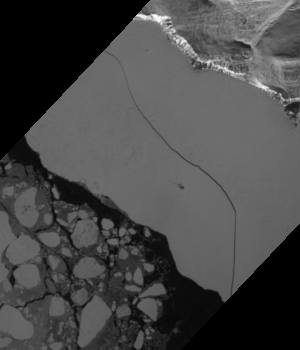
#> input picture 1-1.png, 300 x 350 px
$ jupyter execute Untitled.ipynb   (older library calls are emulated)
#> lines starting #> are read from the running program, lines starting #| are printed output that depends on the picture; after the words box and inside, x2 and y2 are one past the last pixel; in counts of white or black regions, pixels touching at a corner belong together
[cell 1]
import cv2
import itertools
import numpy as np
from matplotlib import pyplot as plt
import random


# 获取每个灰度值像素的个数和平均灰度值
def Hist(image):
    pixels = cv2.calcHist([image], [0], None, [256], [0, 256])
    average = np.mean(image)
    pixels = np.array(pixels)/image.size
    return pixels.T[0],average

#  解析多阈值基因串
# chromosome为m*8长度的二进制字符串
# 返回值为十进制阈值列表
def getThreshold(chromosome, m):
    threshold = [0, 256]
    for i in range(m):
        child_seed = chromosome[i*8:i*8+8]
        seedInt = int(child_seed,2)
        tmp = seedInt & 255
        if tmp != 0:
            threshold.append(tmp)
    threshold.sort()#将阈值从小到大排序
    return threshold

#适应度函数 Otsu全局算法
def fitness(population, p, average, threshold_num):
    Var = [0.0] * len(population)
    g_muT = 0.0
    for i in range(256):
        g_muT = g_muT + i * p[i]
    for i in range(len(population)):
        th = getThreshold(population[i], threshold_num)
        for j in range(len(th)-1):
            w = [0.0] * (len(th)-1)
            muT = [0.0] * (len(th)-1)
            mu = [0.0] * (len(th)-1)
            for k in range(th[j], th[j+1]):
                w[j] = w[j] + p[k]
                muT[j] = muT[j] +  + p[k] * k
            if w[j] > 0:
                mu[j] = muT[j] / w[j]
                Var[i] = Var[i] + w[j] * pow(mu[j] - g_muT, 2)
    return Var

#轮盘赌法选择下一代种群
def wheel_selection(population, Var,threshold_num):
    var = [0.0]*len(Var)
    s = 0.0
    next_seeds = ['']*len(population)
    sumV = sum(Var)
    max_var = max(Var)

    for i in range(len(Var)):# 最优良的性状永远被保留
        if Var[i] == max_var:
            next_seeds[0] = population[i]

    for i in range(len(Var)):
        var[i] = Var[i]/sumV

    for i in range(1, len(Var)):
        var[i] = var[i] + var[i-1]

    for i in range(1,len(population)):
        s = random.random()
        for j in range(len(var)):
            if s <= var[j]:
                next_seeds[i] = population[j]

    for i in range(len(population)):
        if not next_seeds[i] :
            next_seeds[i] = create_chromosome(threshold_num)
    return next_seeds

#染色体单点交叉
def Crossover(population, threshold_num):
    for i in range(0, len(population) - 1, 2):
        if random.random() < 0.7:
            if threshold_num > 2:
                tmp = population[i][10:]
                population[i] = population[i][:10] + population[i+1][10:]
                population[i+1] = population[i+1][:10] + tmp
            else:
                tmp = population[i][6:]
                population[i] = population[i][:6] + population[i+1][6:]
                population[i+1] = population[i+1][:6] + tmp
    return population

#基因变异
def Mutations(population):
   for i in range(len(population)):
        if random.random() < 0.06:
            j = int(random.random()*len(population[i]))
            if len(population[i]) > 8:
                population[i] = "{}{:>08b}".format(population[i][:-8],(int(population[i][-8:])+2)//256)
            else:
                population[i] = "{:>08b}".format((int(population[i],2)+2)%256)
   return population


# 初始化种群
def init_population(img,threshold_num,population_size):
    seeds = []
    for _ in range(population_size):
        chromosome = create_chromosome(threshold_num)
        seeds.append(chromosome)  #生成第一代
    return seeds
# 随机产生一个染色体
def create_chromosome(threshold_num):
    chromosome = ''
    for _ in range(threshold_num):
        chromosome = chromosome + "{:0>8b}".format(int(random.random()*255))#将阈值连起来组成一个8*m比特的基因串
    return chromosome
# 根据阈值分割图像
def genetic_thres(image, k, m):
    new_image = image
    for i, j in itertools.product(range(image.shape[0]), range(image.shape[1])):
        for t in range(1, len(k)):
            if k[t-1] <= image[i][j] < k[t]:
                new_image[i][j] = int(k[t-1])
    return new_image
def main():
    filename = '1-1.png'
    image = cv2.imread(filename)
#> image is the input picture: shape (350, 300, 3); min 0, max 255, mean 71.7
    gray = cv2.cvtColor(image, cv2.COLOR_BGR2GRAY)
    threshold_num = 4 # 阈值个数
    threshold = 0 # 阈值
    population_size = 20 # 种群大小
    iter_num = 2000 # 迭代次数
    P, average = Hist(gray)  #计算直方图，P为各灰度的概率的数组，average为均值
#> in Hist, `pixels = cv2.calcHist([image], [0], None, [256], [0, 256])`: pixels = 256 values, max 19733 at index 0, min 0 at index 1, mean 410.2
#> in Hist, `average = np.mean(image)`: average = 71.71
#> in Hist, `pixels = np.array(pixels)/image.size`: pixels = 256 values, max 0.188 at index 0, min 0 at index 1, mean 0.00391
#> P has the same summary as pixels in Hist; average = 71.71

    population = init_population(gray, threshold_num,population_size)
#> population = 20 items
    Var = 0.0

    # 迭代
    for _ in range(iter_num):
        Var = fitness(population, P, average, threshold_num)
        next_population = wheel_selection(population, Var,threshold_num)
        next_population = Crossover(next_population, threshold_num)
        next_population = Mutations(next_population)
        population = next_population
#> this loop made 2000 passes
#> (sumV in wheel_selection, max_var in wheel_selection) on passes 1 to 3: (25930.8, 1912.2), (3063.4, 1828.7), (2905.8, 1828.7)

    # 求出最大var对应的阈值
    for j in range(len(Var)):
        if Var[j] == max(Var):
            threshold = getThreshold(next_population[j], threshold_num)
#> this loop made 20 passes
#> threshold on pass 1: [0, 20, 95, 168, 235, 256]

    print(threshold)
#| [0, 20, 95, 168, 235, 256]
    '''绘图'''
    plt.subplot(131), plt.imshow(image, "gray")
    plt.title("source image"), plt.xticks([]), plt.yticks([])
    plt.subplot(132), plt.hist(image.ravel(), 256)
    plt.title("Histogram"), plt.xticks([]), plt.yticks([])
    new_image = genetic_thres(gray, threshold, threshold_num)
#> after the loop in genetic_thres, `for i, j in itertools.product(range(image.shape[0]), range(image.shape..`:
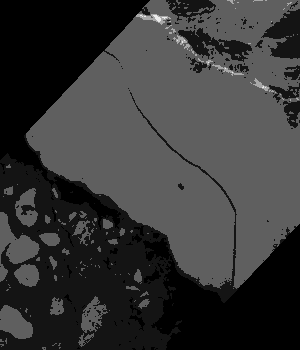
#> new_image: shape (350, 300); min 0, max 235, mean 54.7
    cv2.imwrite(f'{filename.split(".")[0]}_th1.jpg',new_image)
    plt.subplot(133), plt.imshow(new_image, "gray")
    titleName = ''
    for i in range(1, len(threshold)-1):
        titleName = titleName + str(threshold[i]) + ', '
#> this loop made 4 passes
#> titleName on passes 1 to 4: '20, ', '20, 95, ', '20, 95, 168, ', '20, 95, 168, 235, '
    titleName = titleName[:len(titleName)-2]
#> titleName = '20, 95, 168, 235'
    (plt.title(f"threshold is {titleName}"), plt.xticks([]), plt.yticks([]))
    #plt.savefig(f'{filename.split(".")[0]}_result.jpg')
    plt.show()
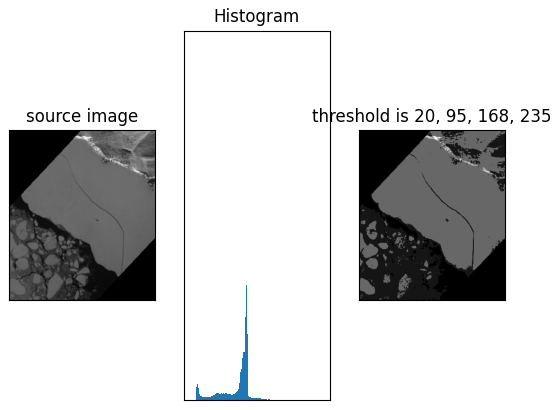
#> figure drawn by matplotlib, 3 panels
main()

[cell 2]
# [15 lines of commented-out code are left out]

"""
完成分水岭算法步骤：
1、加载原始图像
2、阈值分割，将图像分割为黑白两个部分
3、对图像进行开运算，即先腐蚀在膨胀
4、对开运算的结果再进行 膨胀，得到大部分是背景的区域
5、通过距离变换 Distance Transform 获取前景区域
6、背景区域sure_bg 和前景区域sure_fg相减，得到即有前景又有背景的重合区域
7、连通区域处理
8、最后使用分水岭算法
"""

import cv2
import numpy as np
from matplotlib import pyplot as plt

# Step1. 加载图像
img = cv2.imread('1-1.png')
img = img[0:150,150:]
gray = cv2.cvtColor(img, cv2.COLOR_BGR2GRAY)
#> gray: shape (150, 150)
# Step2.阈值分割，将图像分为黑白两部分
ret, thresh = cv2.threshold(gray, 0, 255, cv2.THRESH_BINARY_INV + cv2.THRESH_OTSU)
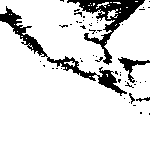
#> thresh: shape (150, 150); 87% white; 53 black regions (48 under 20 px), largest, box (x1, y1, x2, y2) and area: (67, 0, 145, 65) 1234, (0, 6, 127, 96) 1203, (118, 57, 150, 83) 229, (136, 97, 150, 102) 33, (129, 93, 135, 104) 26
#> ret = 125
cv2.imshow("thresh", thresh)

# Step3. 对图像进行“开运算”，先腐蚀再膨胀
kernel = np.ones((3, 3), np.uint8)
opening = cv2.morphologyEx(thresh, cv2.MORPH_OPEN, kernel, iterations=2)
#> opening: shape (150, 150); 82.7% white; 11 black regions (8 under 20 px), largest, box (x1, y1, x2, y2) and area: (60, 0, 150, 65) 1882, (0, 6, 150, 106) 1664, (118, 57, 150, 88) 323
# cv2.imshow("opening", opening)

# Step4. 对“开运算”的结果进行膨胀，得到大部分都是背景的区域
sure_bg = cv2.dilate(opening, kernel, iterations=3)
#> sure_bg: shape (150, 150); 94.2% white; 9 black regions (3 under 20 px), largest, box (x1, y1, x2, y2) and area: (78, 0, 141, 31) 880, (92, 73, 118, 87) 174, (0, 15, 23, 32) 97, (60, 60, 76, 67) 69, (24, 37, 39, 51) 38, (88, 29, 92, 38) 22
#cv2.imshow("sure_bg", sure_bg)

# Step5.通过distanceTransform获取前景区域
dist_transform = cv2.distanceTransform(opening, cv2.DIST_L2, 5)  # DIST_L1 DIST_C只能 对应掩膜为3    DIST_L2 可以为3或者5
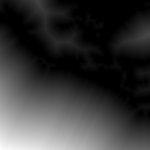
#> dist_transform: shape (150, 150) float32; min 0, max 92.68, mean 20.1; drawn with min black and max white
ret, sure_fg = cv2.threshold(dist_transform, 0.1 * dist_transform.max(), 255, 0)
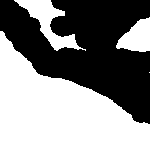
#> sure_fg: shape (150, 150) float32; 52.8% white; 1 black region, box (x1, y1, x2, y2) and area: (0, 0, 150, 124) 10623
#> ret = 9.27

#cv2.imshow("sure_fg", sure_fg)

# Step6. sure_bg与sure_fg相减,得到既有前景又有背景的重合区域   #此区域和轮廓区域的关系未知
sure_fg = np.uint8(sure_fg)
unknow = cv2.subtract(sure_bg, sure_fg)
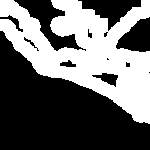
#> unknow: shape (150, 150); 41.4% white; 1 white region, box (x1, y1, x2, y2) and area: (0, 0, 150, 124) 9310

# Step7. 连通区域处理
ret, markers = cv2.connectedComponents(sure_fg,connectivity=8) #对连通区域进行标号  序号为 0 - N-1
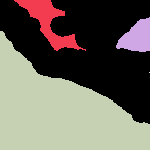
#> markers: shape (150, 150) int32; 5 distinct labels, from 0 to 4; one colour per label, 0 black
#> ret = 5
markers = markers + 1           #OpenCV 分水岭算法对物体做的标注必须都 大于1 ，背景为标号 为0  因此对所有markers 加1  变成了  1  -  N
#> markers: shape (150, 150) int32; 5 distinct labels, from 1 to 5
#去掉属于背景区域的部分（即让其变为0，成为背景）
# 此语句的Python语法 类似于if ，“unknow==255” 返回的是图像矩阵的真值表。
markers[unknow==255] = 0
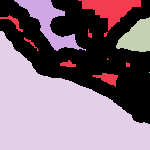
#> markers: shape (150, 150) int32; 6 distinct labels, from 0 to 5; one colour per label, 0 black

# Step8.分水岭算法
markers = cv2.watershed(img, markers)  #分水岭算法后，所有轮廓的像素点被标注为  -1
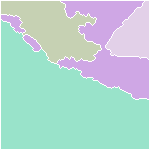
#> markers: shape (150, 150) int32; 5 distinct labels, from -1 to 4; one colour per label, 0 black, -1 white
print(markers)
#> (printed output is left out)

img[markers == -1] = [0, 0, 255]   # 标注为-1 的像素点标 红
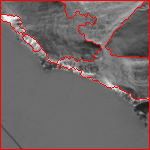
#> img: shape (150, 150, 3); mean B, G, R 102.5, 102.5, 114.9
plt.imshow(img[:,:,::-1])
plt.show()
cv2.waitKey(0)
cv2.destroyAllWindows()
